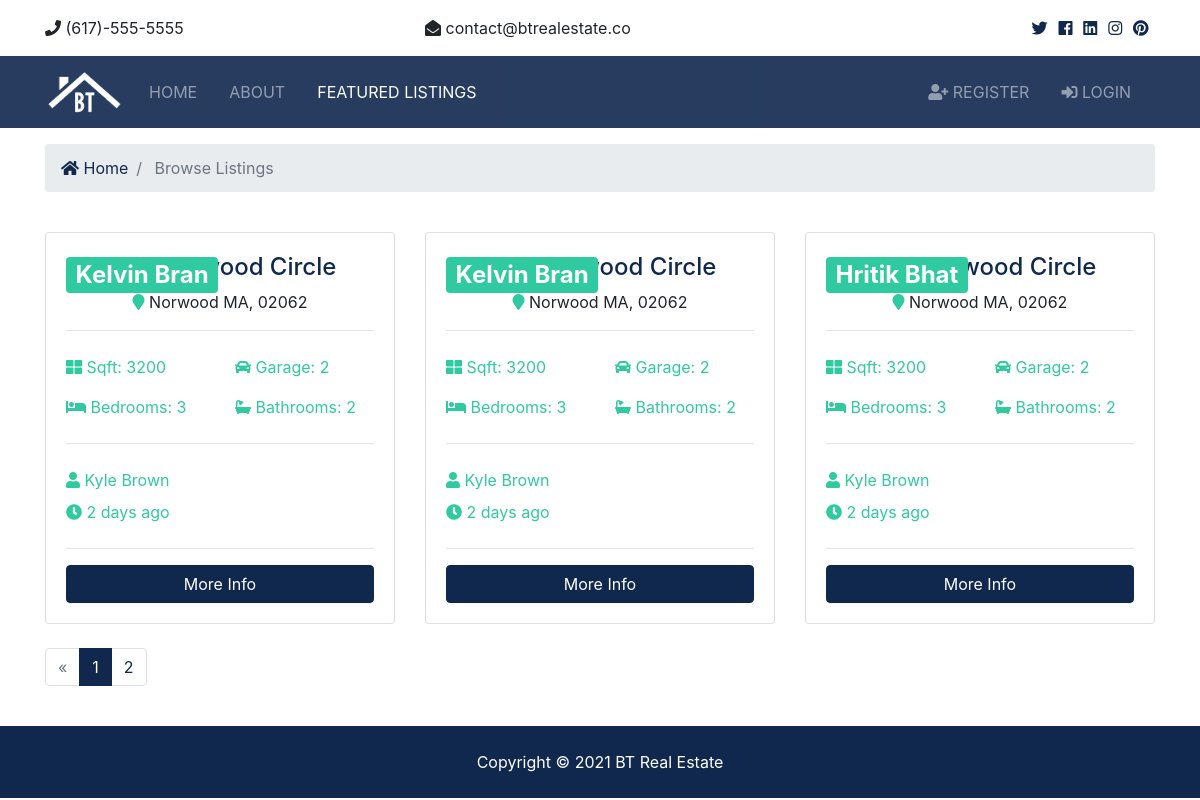
/listings/, run on the app's committed database.
### listings/models.py (models this page shows, shortened)
class Listings(models.Model):
    realtor=models.ForeignKey(Realtor,on_delete=models.DO_NOTHING)
    title=models.CharField(max_length=200)
    address=models.CharField(max_length=200)
    city=models.CharField(max_length=200)
    state=models.CharField(max_length=200)
    zipcode=models.CharField(max_length=200)
    description=models.CharField(max_length=200)
    price=models.IntegerField()
    bedrooms=models.IntegerField()
    bathrooms=models.DecimalField(max_digits=2, decimal_places=1)
    garage=models.IntegerField(default=0)
    sqft=models.IntegerField()
    lot_size=models.DecimalField(max_digits=5,decimal_places=1)
    photo_main=models.ImageField(upload_to='photos/%Y/%m/%d/')
    photo_1=models.ImageField(upload_to='photos/%Y/%m/%d/',blank=True)
    photo_2=models.ImageField(upload_to='photos/%Y/%m/%d/',blank=True)
    photo_3=models.ImageField(upload_to='photos/%Y/%m/%d/',blank=True)
    photo_4=models.ImageField(upload_to='photos/%Y/%m/%d/',blank=True)
    photo_5=models.ImageField(upload_to='photos/%Y/%m/%d/',blank=True)
    photo_6=models.ImageField(upload_to='photos/%Y/%m/%d/',blank=True)
    is_published=models.BooleanField(default=True)
    list_date=models.DateTimeField(default=datetime.now(),blank=True)

### realtors/models.py (models this page shows, shortened)
class Realtor(models.Model):
    name=models.CharField(max_length=200)
    photo=models.ImageField(upload_to='photos/%Y/%m/%d')
    description=models.TextField(blank=True)
    phone=models.CharField(max_length=20)
    email=models.CharField(max_length=50)
    is_mvp=models.BooleanField(default=False)
    hire_date=models.DateTimeField(default=datetime.now,blank=True)

### listings/views.py (the view)
# urls.py: path('',views.index,name='listings'),
def index(request):
    listings=Listings.objects.all()
    paginator=Paginator(listings, 3)
    page=request.GET.get('page')
    paged_listings=paginator.get_page(page)
    context={
        'listings':paged_listings
    }
    return render(request,'listngs/listings.html',context)

### templates/listngs/listings.html (shortened to what this page needs)
{% extends 'base.html'  %}
{% block content  %}
<section id="bc" class="mt-3">
    <div class="container">
        <nav aria-label="breadcrumb">
            <ol class="breadcrumb">
                <li class="breadcrumb-item">
                    <a href="{%url 'index'%}">
                        <i class="fas fa-home"></i> Home</a>
                </li>
                <li class="breadcrumb-item active"> Browse Listings</li>
            </ol>
        </nav>
    </div>
</section>
<section id="listings" class="py-4">
    <div class="container">
        <div class="row">
            {% for list in listings %}
            <div class="col-md-6 col-lg-4 mb-4">
                <div class="card listing-preview">
                    <div class="card-img-overlay">
                        <h2>
                            <span class="badge badge-secondary text-white">{{list.realtor.name}}</span>
                        </h2>
                    </div>
                    <div class="card-body">
                        <div class="listing-heading text-center">
                            <h4 class="text-primary">45 Drivewood Circle</h4>
                            <p>
                                <i class="fas fa-map-marker text-secondary"></i> Norwood MA, 02062</p>
                        </div>
                        <hr>
                        <div class="row py-2 text-secondary">
                            <div class="col-6">
                                <i class="fas fa-th-large"></i> Sqft: 3200</div>
                            <div class="col-6">
                                <i class="fas fa-car"></i> Garage: 2</div>
                        </div>
                        <div class="row py-2 text-secondary">
                            <div class="col-6">
                                <i class="fas fa-bed"></i> Bedrooms: 3</div>
                            <div class="col-6">
                                <i class="fas fa-bath"></i> Bathrooms: 2</div>
                        </div>
                        <hr>
                        <div class="row py-2 text-secondary">
                            <div class="col-12">
                                <i class="fas fa-user"></i> Kyle Brown</div>
                        </div>
                        <div class="row text-secondary pb-2">
                            <div class="col-6">
                                <i class="fas fa-clock"></i> 2 days ago</div>
                        </div>
                        <hr>
                        <a href="{% url 'listing' list.id %}" class="btn btn-primary btn-block">More Info</a>
                    </div>
                </div>
            </div>
            {% endfor %}
        </div>
        <div class="row">
            <div class="col-md-12">
                {% if listings.has_other_pages %}
                    <ul class="pagination">
                        {% if listings.has_previous %}
                        <li class="page-item">
                            <a href="?page={{listings.previous_page_number}}" class="page-link">&laquo;</a>
                        </li>
                        {% else %}
                        <li class="page-item disabled">
                            <a class="page-link">&laquo;</a>
                        </li>
                        {% endif %}
                        {% for i in listings.paginator.page_range %}
                          {%  if listings.number == i  %}
                        <li class="page-item active">
                            <a class="page-link">{{i}}</a>
                        </li>
                        {% else %}
                        <li class="page-item">
                            <a href="?page={{i}}" class="page-link">{{i}}</a>
                        </li>
                        {% endif  %}
                        {% endfor %}
                    </ul>
                {% endif %}
            </div>
        </div>
    </div>
</section>
{% endblock %}

### btre/static/css/all.css (style rules this page uses)
.fa, .fas, .far, .fal, .fab { -moz-osx-font-smoothing: grayscale; -webkit-font-smoothing: antialiased; display: inline-block; font-style: normal; font-variant: normal; text-rendering: auto; line-height: 1; }
.fa-bath:before { content: "\f2cd"; }
.fa-bed:before { content: "\f236"; }
.fa-car:before { content: "\f1b9"; }
.fa-clock:before { content: "\f017"; }
.fa-home:before { content: "\f015"; }
.fa-map-marker:before { content: "\f041"; }
.fa-th-large:before { content: "\f009"; }
.fa-user:before { content: "\f007"; }
.fa, .fas { font-family: 'Font Awesome 5 Free'; font-weight: 900; }

### btre/static/css/style.css (style rules this page uses)
.listing-preview a { position: relative; }

### data on the page
Listings: realtor.name "Kelvin Bran"
Listings: realtor.name "Kelvin Bran"
Listings: realtor.name "Hritik Bhat"

### other printed values
{{ i }} "1"
{{ i }} "2"
